Frame 1 (no input): blank canvas, image omitted
Frame 60 (the mouse pressed at the canvas centre just before this capture): blank canvas, image omitted
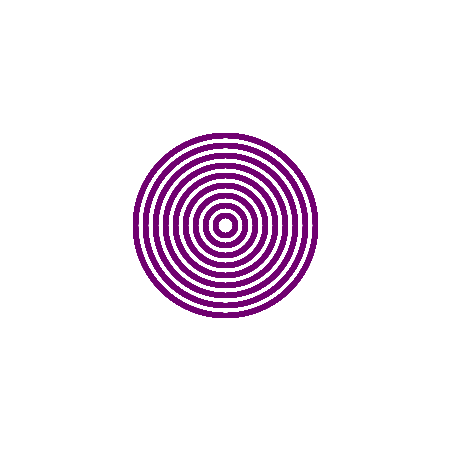
Frame 120 (the mouse held since frame 60 and released just before this capture)

The Processing sketch whose frames 1 and 60 were blank and that drew this single picture after the mouse press (run headless with seeded random() and noise(); from frame 60 on, the mouse is pressed at the canvas centre):

// Processing sketch: concentric_circles
// ── concentric_circles.pde
//setup
void setup(){
  size(450,450);
  strokeWeight(5);
  background(255);
  noFill();
  ellipseMode(CENTER);
  rectMode(CENTER);
}

  void draw() {
 if(mousePressed == true){
 for(int i=1; i<10;i++){
   stroke(mouseX/2,0,mouseY/2);
  ellipse(mouseX,mouseY,20*i,20*i); 
  println("value of i," +i);
  println ("width/height of ellipse:" +(20*i));
    }
  }
}


     
